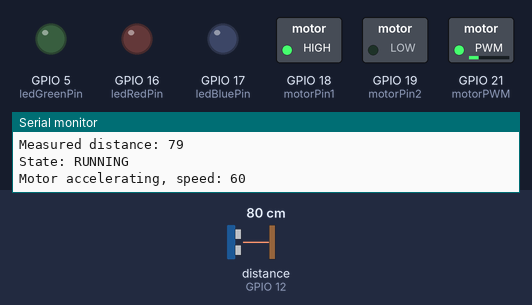
The sketch below on a simulated ESP32. On the bench: switched loads named in the sketch (green lamp = pin HIGH), output pins drawn as LEDs (lit = HIGH), the last lines printed to the serial monitor. Wiring (inferred from the names in the program): ultrasonic range finder: trigger GPIO 13; echo GPIO 12. The test bench sets the inputs (shaded band); at power-on: distance to the obstacle (sensor on GPIO 12) 80 cm. The echo pulse lasts 58.3 µs per cm; WiFi joins after 1.5 s; servers stay silent unless stated; pins used as bus, display or sensor lines are not drawn.

Above: at 1.26 s.
1.3 s: distance to the obstacle (sensor on GPIO 12) set to 9 cm
At 2.3 s:
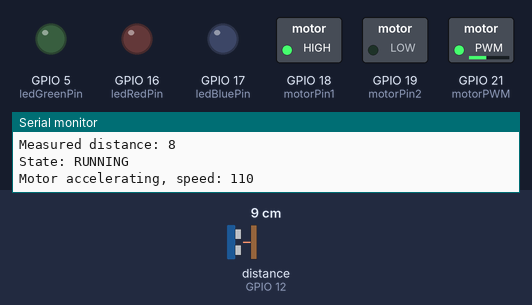
4.3 s: distance to the obstacle (sensor on GPIO 12) set to 6 cm
At 4.51 s:
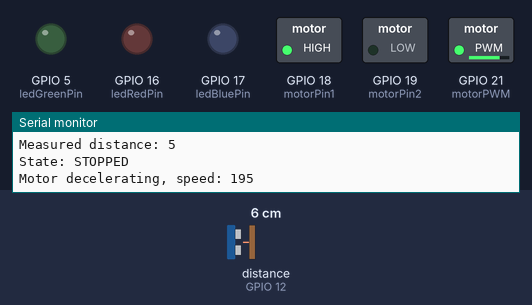
7.3 s: distance to the obstacle (sensor on GPIO 12) set to 18 cm
Timing chart, 0 to 13.0 s (numbered marks = the images above; inputs shaded):
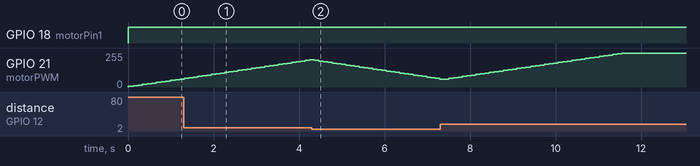

The sketch:

integration_two.ino
```cpp
#include <WiFi.h>

// Define motor pins
const int motorPin1 = 18; // Motor control pin 1
const int motorPin2 = 19; // Motor control pin 2
const int motorPWM = 21;  // PWM pin for motor speed

// Define LED pins
const int ledRedPin = 16;
const int ledGreenPin = 5;
const int ledBluePin = 17;

// Define ultrasonic sensor pins
const int trigPin = 13;
const int echoPin = 12;

// WiFi credentials
const char* ssid = "ENGG2K3K";

// Motor control variables
int motorSpeed = 0;
int maxSpeed = 255;  // Maximum motor speed
int minSpeed = 0;
int accelerationStep = 5; // Step value for acceleration and deceleration
int distanceThreshold = 6; // Distance threshold in centimeters

enum State {
    INITIALIZE,
    RUNNING,
    STOPPED,
    E_STOP
};

class Carriage {
public:
    State state;
    int motorSpeed;

    Carriage() : state(INITIALIZE) {}

    void updateState(int distance) {
        switch (state) {
            case INITIALIZE:
                printf("State: INITIALIZE\n");
                state = RUNNING;
                accelerateMotor();
                break;

            case STOPPED:
                printf("State: STOPPED\n");
                if (distance > distanceThreshold) {
                    state = RUNNING;
                }
                break;

            case RUNNING:
                printf("State: RUNNING\n");
                if (distance <= distanceThreshold) {
                    state = STOPPED;
                } else {
                    accelerateMotor();
                }
                break;

            case E_STOP:
                printf("State: E_STOP\n");
                stopMotor();
                break;

            default:
                printf("Unknown state.\n");
                break;
        }
    }

    void accelerateMotor() {
        if (motorSpeed < maxSpeed) {
            motorSpeed += accelerationStep;
            analogWrite(motorPWM, motorSpeed);
            digitalWrite(motorPin1, HIGH);
            digitalWrite(motorPin2, LOW);
            printf("Motor accelerating, speed: %d\n", motorSpeed);
        }
    }

    void decelerateMotor() {
        if (motorSpeed > minSpeed) {
            motorSpeed -= accelerationStep;
            analogWrite(motorPWM, motorSpeed);
            printf("Motor decelerating, speed: %d\n", motorSpeed);
        } else {
            stopMotor();
        }
    }

    void stopMotor() {
        motorSpeed = 0;
        analogWrite(motorPWM, motorSpeed);
        digitalWrite(motorPin1, LOW);
        digitalWrite(motorPin2, LOW);
        printf("Motor stopped.\n");
    }

    int measureDistance() {
        // Trigger ultrasonic sensor
        digitalWrite(trigPin, LOW);
        delayMicroseconds(2);
        digitalWrite(trigPin, HIGH);
        delayMicroseconds(10);
        digitalWrite(trigPin, LOW);

        // Measure the time it takes for the echo to return
        long duration = pulseIn(echoPin, HIGH);
        // Calculate distance in centimeters
        int distance = duration * 0.034 / 2;
        return distance;
    }
};

void setup() {
    // Setup motor, ultrasonic sensor, and LED pins
    pinMode(motorPin1, OUTPUT);
    pinMode(motorPin2, OUTPUT);
    pinMode(motorPWM, OUTPUT);
    pinMode(trigPin, OUTPUT);
    pinMode(echoPin, INPUT);
    pinMode(ledRedPin, OUTPUT);
    pinMode(ledGreenPin, OUTPUT);
    pinMode(ledBluePin, OUTPUT);

    // Initialize serial communication
    Serial.begin(9600);

    // Initialize WiFi connection
    WiFi.begin(ssid);
}

void loop() {
    static Carriage carriage;
    int distance = carriage.measureDistance();
    Serial.print("Measured distance: ");
    Serial.println(distance);

    // Update carriage state based on measured distance
    carriage.updateState(distance);

    // If in running state and motor speed is decreasing, decelerate gradually
    if (carriage.state == STOPPED && carriage.motorSpeed > minSpeed) {
        carriage.decelerateMotor();
    }

    delay(100); // Small delay for sensor reading frequency
}
```

Measured:
- the behaviour switches between 8 and 7 cm on distance to the obstacle (sensor on GPIO 12) (found by bisection; images 1 and 2)
